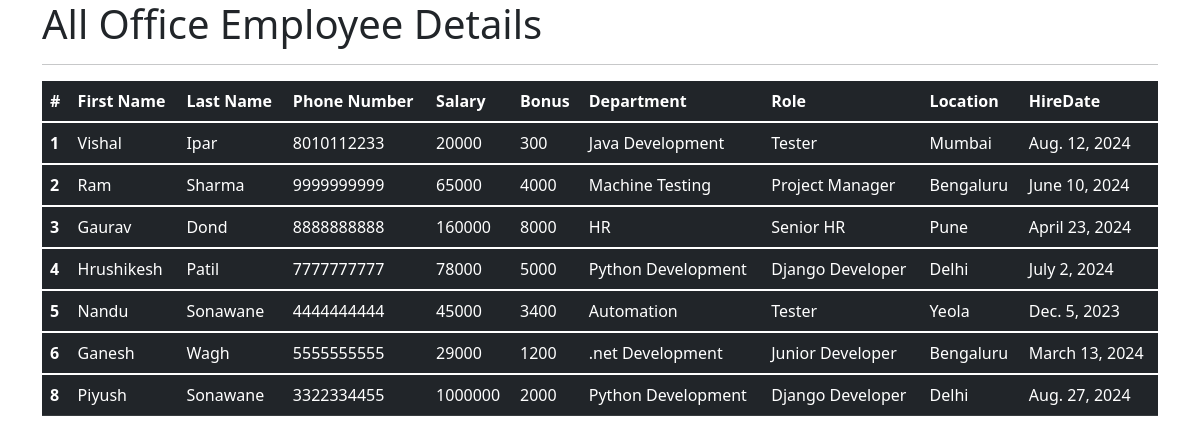
The page /all_emp on the database as committed earlier.
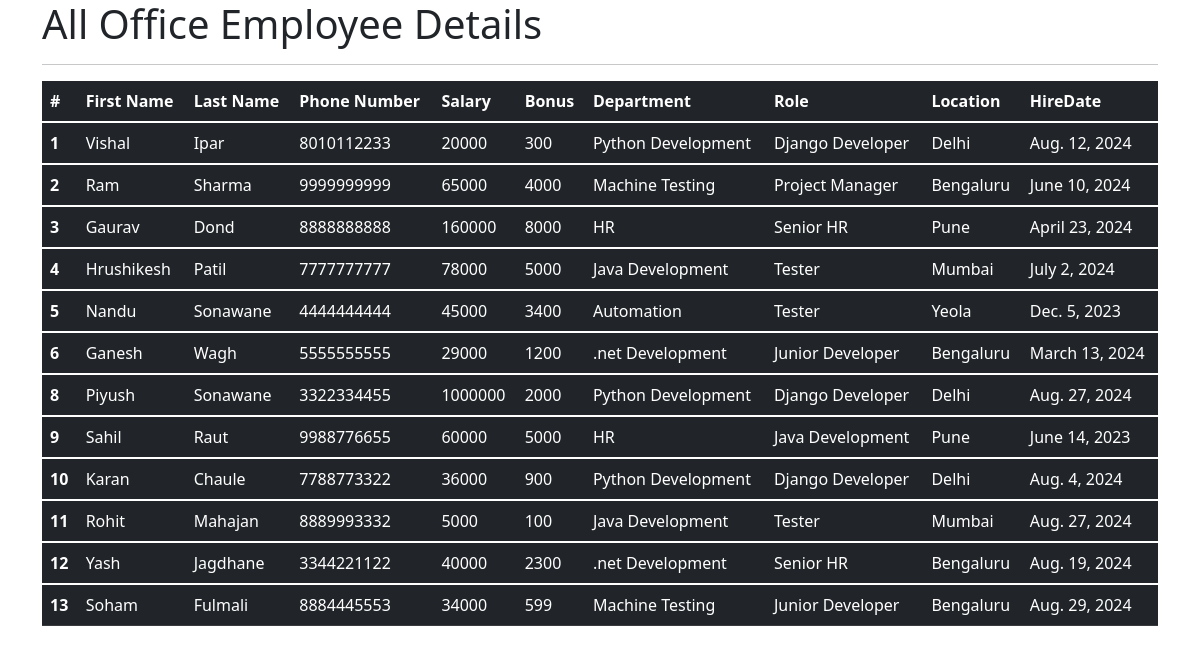
The same page on the database as committed later.
### emp_app/models.py (models this page shows, shortened)
class Employee(models.Model):
    first_name = models.CharField(max_length=100,null=False)
    last_name = models.CharField(max_length=100)
    dept = models.ForeignKey(Department, on_delete=models.CASCADE)
    salary = models.IntegerField(default=0)
    bonus = models.IntegerField(default=0)
    role = models.ForeignKey(Role, on_delete=models.CASCADE)
    phone = models.IntegerField(default=0)
    hire_date = models.DateField()

class Department(models.Model):
    name = models.CharField(max_length=100,null=False)
    location = models.CharField(max_length=100)

class Role(models.Model):
    name = models.CharField(max_length=100,null=False)

### emp_app/views.py (the view)
# urls.py: path('all_emp', views.all_emp, name='all_emp'),
def all_emp(request):
    emps = Employee.objects.all()
    context = {
        'emps': emps
    }
    return render(request, 'view_all_emp.html', context)

### emp_app/templates/view_all_emp.html (shortened to what this page needs)
<!doctype html>
<html lang="en">
  <head>
    <link href="https://cdn.jsdelivr.net/npm/bootstrap@5.1.3/dist/css/bootstrap.min.css" rel="stylesheet">
  </head>
  <body>
    <div class="container">
        <h1>All Office Employee Details</h1>
        <hr>
        <table class="table table-dark">
            <thead>
              <tr>
                <th scope="col">#</th>
                <th scope="col">First Name</th>
                <th scope="col">Last Name</th>
                <th scope="col">Phone Number</th>
                <th scope="col">Salary</th>
                <th scope="col">Bonus</th>
                <th scope="col">Department</th>
                <th scope="col">Role</th>
                <th scope="col">Location</th>
                <th scope="col">HireDate</th>
              </tr>
            </thead>
            {% for emp in emps %}
            <tbody>
              <tr>
                <th scope="row">{{emp.id}}</th>
                <td>{{emp.first_name}}</td>
                <td>{{emp.last_name}}</td>
                <td>{{emp.phone}}</td>
                <td>{{emp.salary}}</td>
                <td>{{emp.bonus}}</td>
                <td>{{emp.dept.name}}</td>
                <td>{{emp.role.name}}</td>
                <td>{{emp.dept.location}}</td>
                <td>{{emp.hire_date}}</td>
              </tr>
            </tbody>
            {% endfor %}
          </table>
    </div>
  </body>
</html>

Rows that differ between the two databases and show on the page:
changed Employee "Vishal": dept.name "Java Development" → "Python Development"; role.name "Tester" → "Django Developer"; dept.location "Mumbai" → "Delhi"
changed Employee "Hrushikesh": dept.name "Python Development" → "Java Development"; role.name "Django Developer" → "Tester"; dept.location "Delhi" → "Mumbai"
added Employee: id "9", first_name "Sahil", last_name "Raut", phone "9988776655", salary "60000", bonus "5000", dept.name "HR", role.name "Java Development", dept.location "Pune", hire_date "June 14, 2023"
added Employee: id "10", first_name "Karan", last_name "Chaule", phone "7788773322", salary "36000", bonus "900", dept.name "Python Development", role.name "Django Developer", dept.location "Delhi", hire_date "Aug. 4, 2024"
added Employee: id "11", first_name "Rohit", last_name "Mahajan", phone "8889993332", salary "5000", bonus "100", dept.name "Java Development", role.name "Tester", dept.location "Mumbai", hire_date "Aug. 27, 2024"
added Employee: id "12", first_name "Yash", last_name "Jagdhane", phone "3344221122", salary "40000", bonus "2300", dept.name ".net Development", role.name "Senior HR", dept.location "Bengaluru", hire_date "Aug. 19, 2024"
added Employee: id "13", first_name "Soham", last_name "Fulmali", phone "8884445553", salary "34000", bonus "599", dept.name "Machine Testing", role.name "Junior Developer", dept.location "Bengaluru", hire_date "Aug. 29, 2024"
